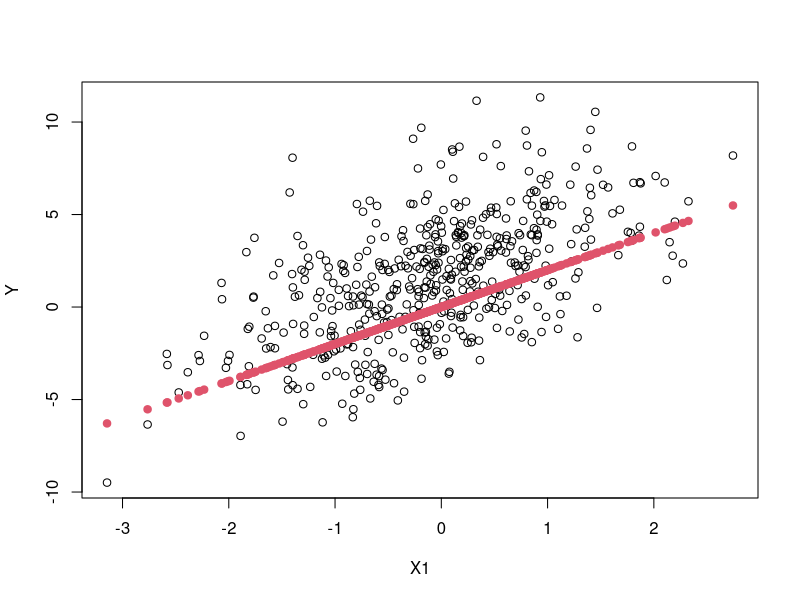
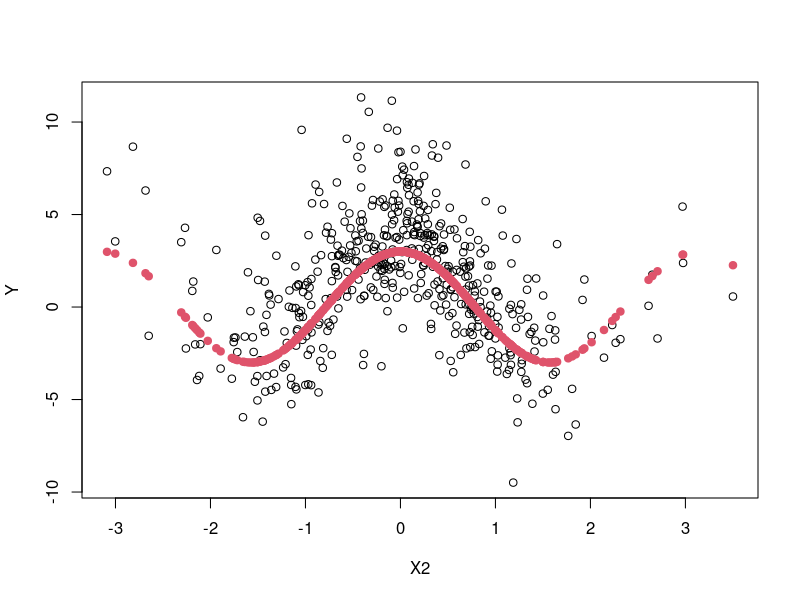
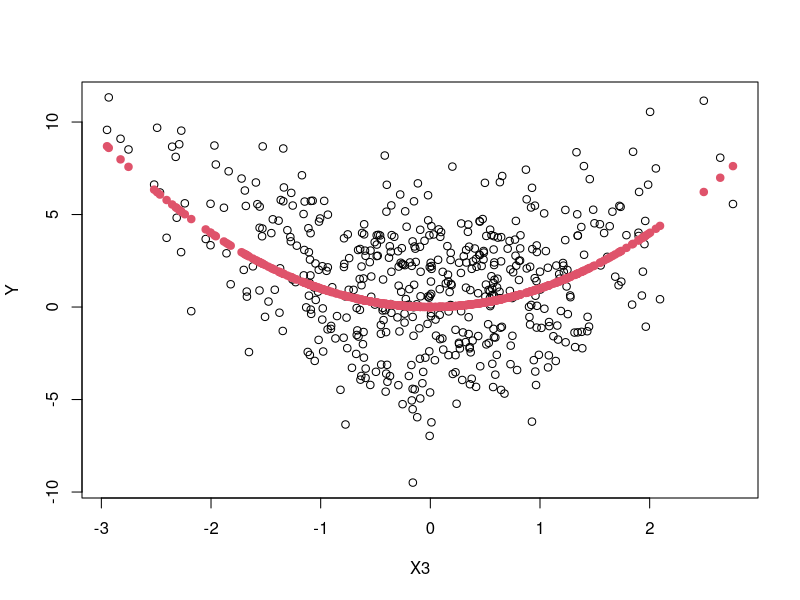
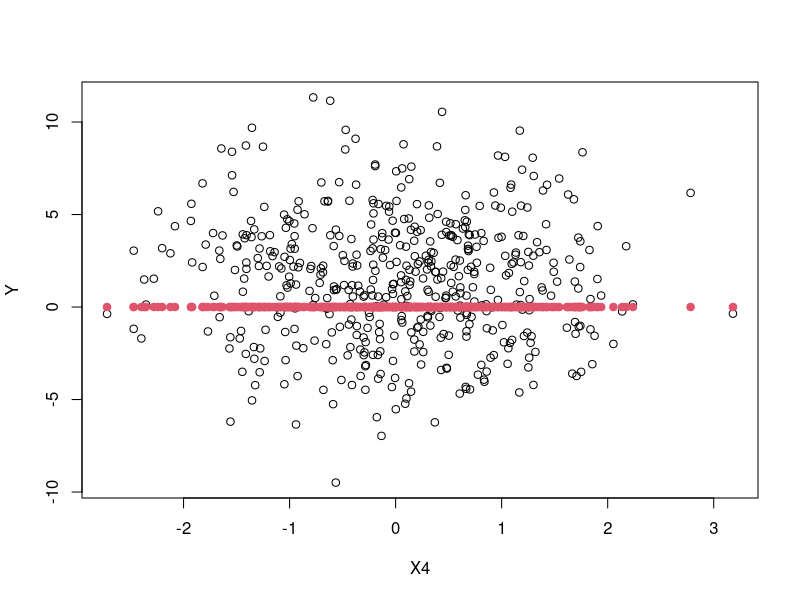
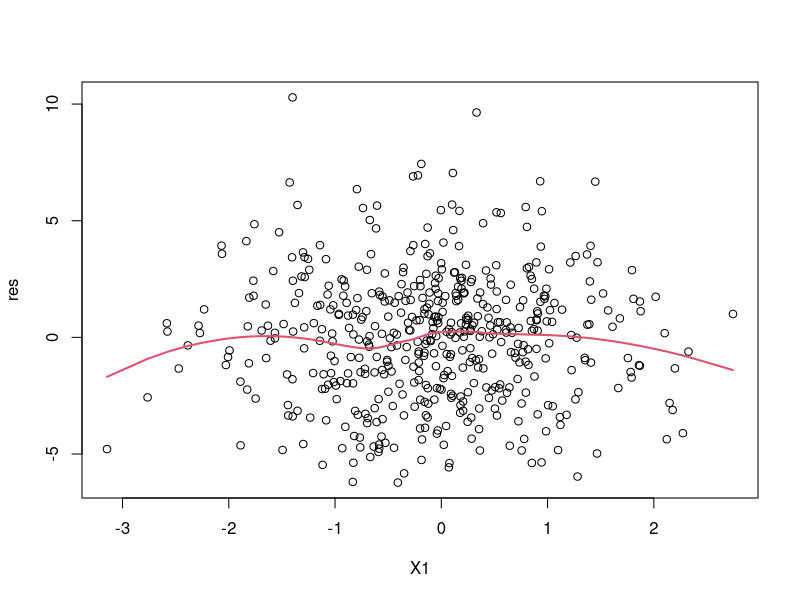
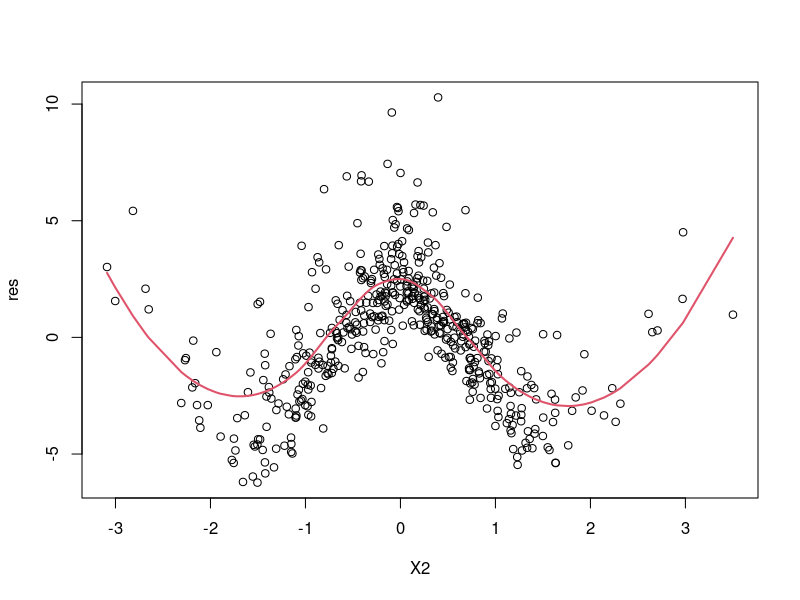
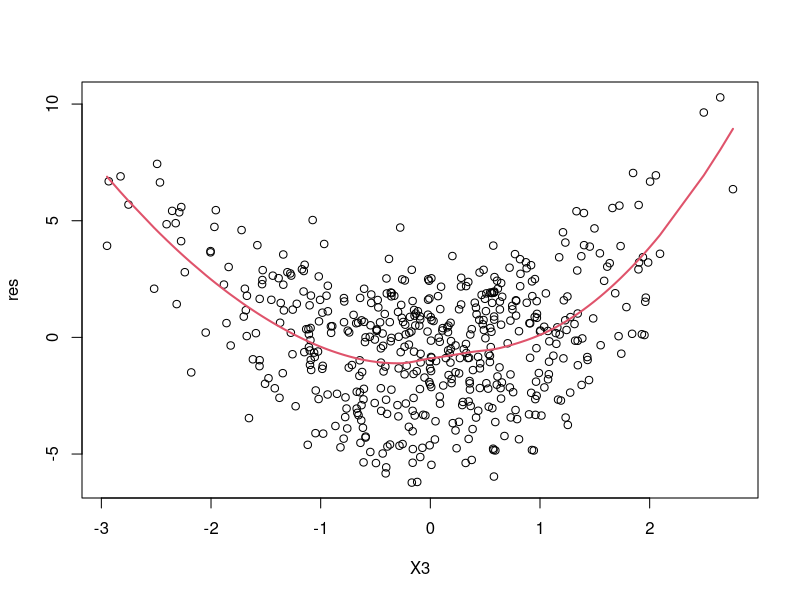
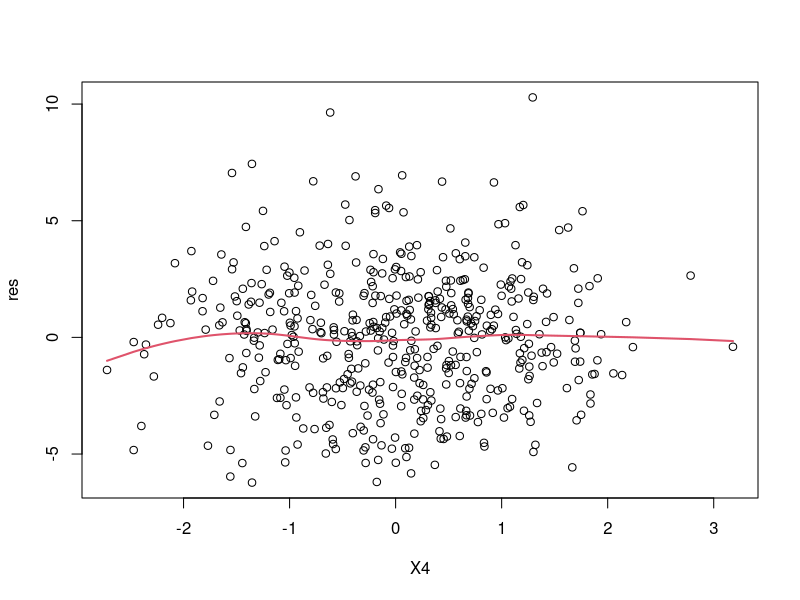

Generate these figures, in order, with R: (Note: this script raises an error after producing the figures.)
# Fit a Generalized additive model in R using the gam package.

 # Generate a fake dataset
   set.seed(0820)

   n  <- 500
  
   X1 <- rnorm(n)
   X2 <- rnorm(n)
   X3 <- rnorm(n)
   X4 <- rnorm(n)
   f1 <- 2*X1
   f2 <- 3*cos(2*X2)
   f3 <- X3^2 
   f4 <- 0*X4
   Y  <- f1 + f2 + f3 + f4 + rnorm(n)

   plot(X1,Y);points(X1,f1,col=2,pch=19)
   plot(X2,Y);points(X2,f2,col=2,pch=19)
   plot(X3,Y);points(X3,f3,col=2,pch=19)
   plot(X4,Y);points(X4,f4,col=2,pch=19)

 # Added variable plots to look for non-linearity

  res   <- lm(Y~X1+X2+X3+X4)$res

  plot(X1,res)
  lo    <- loess(res~X1)
  lines(lo$x[order(X1)],lo$fit[order(X1)],col=2,lwd=2)
 
  plot(X2,res)
  lo    <- loess(res~X2)
  lines(lo$x[order(X2)],lo$fit[order(X2)],col=2,lwd=2)

  plot(X3,res)
  lo    <- loess(res~X3)
  lines(lo$x[order(X3)],lo$fit[order(X3)],col=2,lwd=2)

  plot(X4,res)
  lo    <- loess(res~X4)
  lines(lo$x[order(X4)],lo$fit[order(X4)],col=2,lwd=2)

 # Fit the linear model in GAM

  library(gam)
  par(mfrow=c(2,2))

  fit1 <- gam(Y~X1 + X2 + X3 + X4)
  summary(fit1)
  plot(fit1) 

 # Fit the GAM with splines (note that gam automatically inserts a linear trend for each covariate)

  fit2 <- gam(Y~s(X1) + s(X2) + s(X3) + s(X4))
  summary(fit2)
  plot(fit2) 

 # Fit the GAM with loess

  fit3 <- gam(Y~lo(X1) + lo(X2) + lo(X3) + lo(X4))
  summary(fit3)
  plot(fit3)
 
 # Fit the GAM with loess for X2 and X3 only

  fit4 <- gam(Y ~ X1 + lo(X2) + lo(X3) + X4)
  summary(fit4)
  plot(fit4)

 # Fit the GAM with loess for X2, X3, and their interaction

  fit5 <- gam(Y ~ X1 + lo(X2) + lo(X3) + lo(X2,X3) + X4)
  summary(fit5)
  plot(fit5)

  
